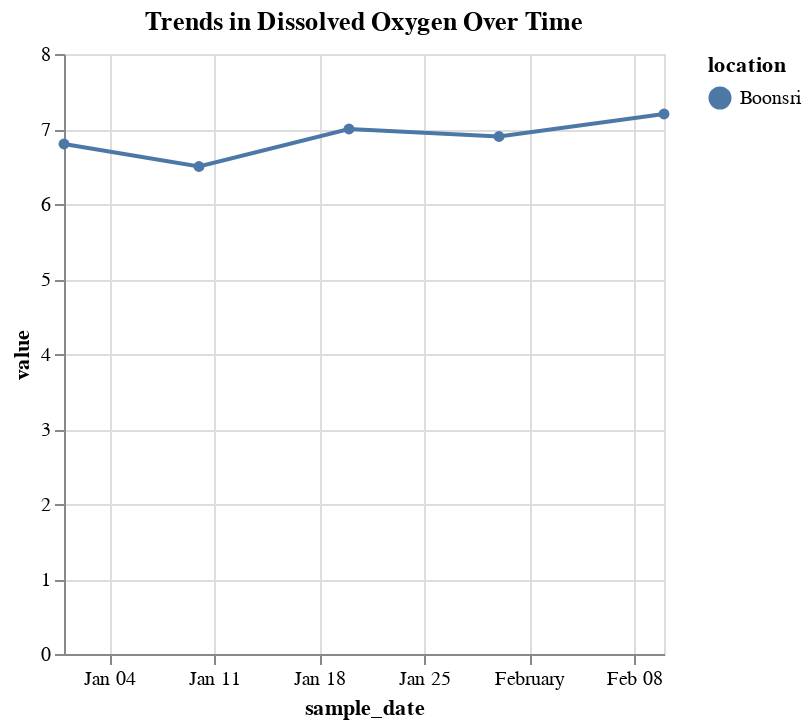

The notebook cell this image was saved under:
### Code cell
#Trend Analysis
Description:
This line chart illustrates the trends in dissolved oxygen levels over time at specific sampling locations. 
Each data point represents a recorded measurement, and the line connects these points to reveal temporal 

patterns in water quality.
import pandas as pd
import altair as alt
import numpy as np

data = pd.DataFrame({
    'sample_date': pd.to_datetime(
        ['1998-01-01', '1998-01-10', '1998-01-20', '1998-01-30', '1998-02-10']
    ),
    'location': ['Boonsri'] * 5,
    'measure': ['Dissolved oxygen'] * 5,
    'value': [6.8, 6.5, 7.0, 6.9, 7.2]
})

trend_chart = alt.Chart(data).mark_line(point=True).encode(
    x='sample_date:T',
    y='value:Q',
    color='location:N',
    tooltip=['sample_date:T', 'value:Q', 'location:N']
).properties(
    title='Trends in Dissolved Oxygen Over Time'
)

trend_chart

Purpose:
The chart provides insights into how dissolved oxygen levels vary over time, helping to identify periods of stability, 
improvement, or potential deterioration in water quality.
It supports the analysis of ecological health and identifies temporal factors that may impact aquatic ecosystems.

### Figure 1 — Vega-Lite specification as saved in the notebook (floating-point values rounded to 4 significant figures)
{"config": {"view": {"continuousWidth": 300, "continuousHeight": 300}}, "data": {"name": "data-84528c4600c71d300da88e3e77c86c31"}, "mark": {"type": "line", "point": true}, "encoding": {"color": {"field": "location", "type": "nominal"}, "tooltip": [{"field": "sample_date", "type": "temporal"}, {"field": "value", "type": "quantitative"}, {"field": "location", "type": "nominal"}], "x": {"field": "sample_date", "type": "temporal"}, "y": {"field": "value", "type": "quantitative"}}, "title": "Trends in Dissolved Oxygen Over Time", "$schema": "https://vega.github.io/schema/vega-lite/v5.20.1.json", "datasets": {"data-84528c4600c71d300da88e3e77c86c31": [{"sample_date": "1998-01-01T00:00:00", "location": "Boonsri", "measure": "Dissolved oxygen", "value": 6.8}, {"sample_date": "1998-01-10T00:00:00", "location": "Boonsri", "measure": "Dissolved oxygen", "value": 6.5}, {"sample_date": "1998-01-20T00:00:00", "location": "Boonsri", "measure": "Dissolved oxygen", "value": 7.0}, {"sample_date": "1998-01-30T00:00:00", "location": "Boonsri", "measure": "Dissolved oxygen", "value": 6.9}, {"sample_date": "1998-02-10T00:00:00", "location": "Boonsri", "measure": "Dissolved oxygen", "value": 7.2}]}}
